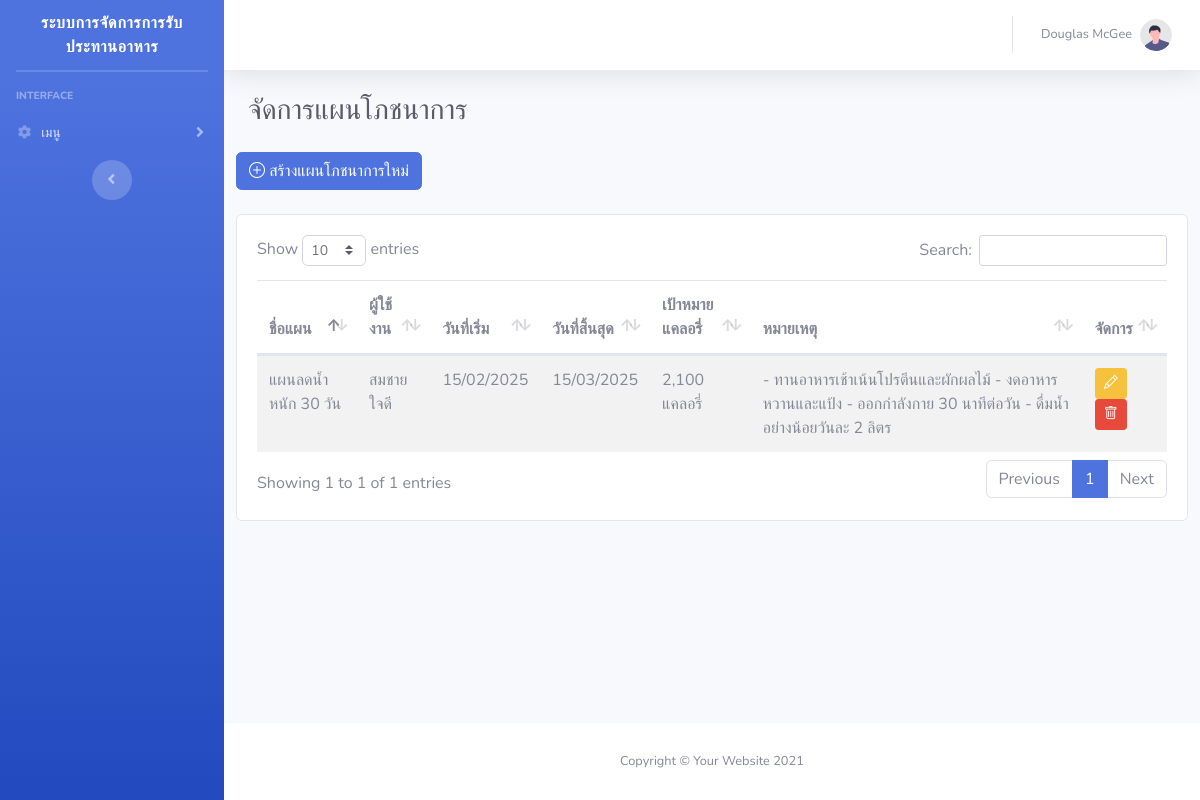
The app's page /user/nutrition_plan.php (signed in) with its own data.
### tables this page shows
CREATE TABLE `nutrition_plans` (
  `plan_id` int(11) NOT NULL,
  `user_id` int(11) NOT NULL,
  `nutritionist_id` int(11) NOT NULL,
  `plan_name` varchar(100) NOT NULL,
  `start_date` date NOT NULL,
  `end_date` date DEFAULT NULL,
  `target_calories` float DEFAULT NULL,
  `notes` text DEFAULT NULL,
  `created_at` timestamp NOT NULL DEFAULT current_timestamp()
);

CREATE TABLE `users` (
  `user_id` int(11) NOT NULL,
  `username` varchar(50) NOT NULL,
  `password` varchar(255) NOT NULL,
  `email` varchar(100) NOT NULL,
  `full_name` varchar(100) NOT NULL,
  `role` enum('user','nutritionist','admin') DEFAULT 'user',
  `height` float DEFAULT NULL,
  `weight` float DEFAULT NULL,
  `age` int(11) DEFAULT NULL,
  `gender` enum('male','female','other') DEFAULT NULL,
  `created_at` timestamp NOT NULL DEFAULT current_timestamp(),
  `updated_at` varchar(255) NOT NULL
);

### user/nutrition_plan.php (the view, shortened to what this page needs)
<?php include './layout/n_sidebar.php' ?>
  <?php include './layout/n_nav.php' ?>
  <?php
function getNutritionPlans($pdo, $nutritionist_id) {
    $stmt = $pdo->prepare("
        SELECT p.*, u.full_name as user_name
        FROM nutrition_plans p
        JOIN users u ON p.user_id = u.user_id
        WHERE p.nutritionist_id = ?
        ORDER BY p.created_at DESC");
    $stmt->execute([$nutritionist_id]);
    return $stmt->fetchAll(PDO::FETCH_ASSOC);
}
$nutrition_plans = getNutritionPlans($pdo, $_SESSION['user_id']);
?>
 <link href="https://cdn.jsdelivr.net/npm/bootstrap-icons@1.8.1/font/bootstrap-icons.css" rel="stylesheet">
  <div class="container-fluid">
<div class="d-sm-flex align-items-center justify-content-between mb-4">
    <h1 class="h3 mb-0 text-gray-800">จัดการแผนโภชนาการ</h1>
</div>
<body>
    <div class="row">
        <div class="d-flex justify-content-between align-items-center mb-4">
            <button class="btn btn-primary" data-bs-toggle="modal" data-bs-target="#addPlanModal">
                <i class="bi bi-plus-circle"></i> สร้างแผนโภชนาการใหม่
            </button>
        </div>
        <div class="card">
            <div class="card-body">
                <div class="table-responsive">
                    <table class="table table-striped" id="dataTable" width="100%" cellspacing="0">
                        <thead>
                            <tr>
                                <th>ชื่อแผน</th>
                                <th>ผู้ใช้งาน</th>
                                <th>วันที่เริ่ม</th>
                                <th>วันที่สิ้นสุด</th>
                                <th>เป้าหมายแคลอรี่</th>
                                <th>หมายเหตุ</th>
                                <th>จัดการ</th>
                            </tr>
                        </thead>
                        <tbody>
                            <?php foreach ($nutrition_plans as $plan): ?>
                            <tr>
                                <td><?php echo htmlspecialchars($plan['plan_name']); ?></td>
                                <td><?php echo htmlspecialchars($plan['user_name']); ?></td>
                                <td><?php echo date('d/m/Y', strtotime($plan['start_date'])); ?></td>
                                <td><?php echo date('d/m/Y', strtotime($plan['end_date'])); ?></td>
                                <td><?php echo number_format($plan['target_calories']); ?> แคลอรี่</td>
                                <td><?php echo htmlspecialchars($plan['notes']); ?></td>
                                <td>
                                    <button class="btn btn-sm btn-warning"
                                            onclick="editPlan(<?php echo htmlspecialchars(json_encode($plan)); ?>)">
                                        <i class="bi bi-pencil"></i>
                                    </button>
                                    <button class="btn btn-sm btn-danger"
                                            onclick="confirmDelete(<?php echo $plan['plan_id']; ?>)">
                                        <i class="bi bi-trash"></i>
                                    </button>
                                </td>
                            </tr>
                            <?php endforeach; ?>
                        </tbody>
                    </table>
                </div>
            </div>
        </div>
    </div>
</body>
</div>
</div>
<?php include './layout/u_footer.php' ?>

### records on screen
nutrition_plans: plan_name "แผนลดน้ำหนัก 30 วัน", user.full_name "สมชาย ใจดี", start_date "15/02/2025", end_date "15/03/2025", target_calories "2,100", notes "- ทานอาหารเช้าเน้นโปรตีนและผักผลไม้ - งดอาหารหวานและแป้ง - ออกกำลังกาย 30 นาทีต่อวัน - ดื่มน้ำอย่างน้อยวันละ 2 ลิตร"
